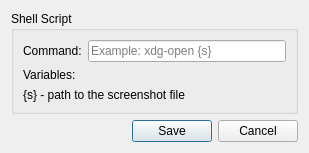
<?xml version="1.0" encoding="UTF-8"?>
<ui version="4.0">
 <class>ShellScript</class>
 <widget class="QDialog" name="ShellScript">
  <property name="geometry">
   <rect>
    <x>0</x>
    <y>0</y>
    <width>309</width>
    <height>140</height>
   </rect>
  </property>
  <property name="windowTitle">
   <string>Shell Script - Settings</string>
  </property>
  <layout class="QVBoxLayout" name="verticalLayout">
   <item>
    <widget class="QGroupBox" name="group_shell">
     <property name="title">
      <string>Shell Script</string>
     </property>
     <layout class="QVBoxLayout" name="verticalLayout_2">
      <item>
       <layout class="QHBoxLayout" name="horizontalLayout">
        <item>
         <widget class="QLabel" name="label_command">
          <property name="text">
           <string>Command:</string>
          </property>
         </widget>
        </item>
        <item>
         <widget class="QLineEdit" name="input_command">
          <property name="placeholderText">
           <string>Example: xdg-open {s}</string>
          </property>
         </widget>
        </item>
       </layout>
      </item>
      <item>
       <widget class="QLabel" name="label_2">
        <property name="text">
         <string>Variables:</string>
        </property>
       </widget>
      </item>
      <item>
       <widget class="QLabel" name="label">
        <property name="text">
         <string>{s} - path to the screenshot file</string>
        </property>
       </widget>
      </item>
     </layout>
    </widget>
   </item>
   <item>
    <widget class="QDialogButtonBox" name="buttonBox">
     <property name="orientation">
      <enum>Qt::Horizontal</enum>
     </property>
     <property name="standardButtons">
      <set>QDialogButtonBox::Cancel|QDialogButtonBox::Save</set>
     </property>
    </widget>
   </item>
  </layout>
 </widget>
 <tabstops>
  <tabstop>input_command</tabstop>
  <tabstop>buttonBox</tabstop>
 </tabstops>
 <resources/>
 <connections>
  <connection>
   <sender>buttonBox</sender>
   <signal>accepted()</signal>
   <receiver>ShellScript</receiver>
   <slot>accept()</slot>
   <hints>
    <hint type="sourcelabel">
     <x>228</x>
     <y>404</y>
    </hint>
    <hint type="destinationlabel">
     <x>157</x>
     <y>274</y>
    </hint>
   </hints>
  </connection>
  <connection>
   <sender>buttonBox</sender>
   <signal>rejected()</signal>
   <receiver>ShellScript</receiver>
   <slot>reject()</slot>
   <hints>
    <hint type="sourcelabel">
     <x>296</x>
     <y>410</y>
    </hint>
    <hint type="destinationlabel">
     <x>286</x>
     <y>274</y>
    </hint>
   </hints>
  </connection>
 </connections>
</ui>
